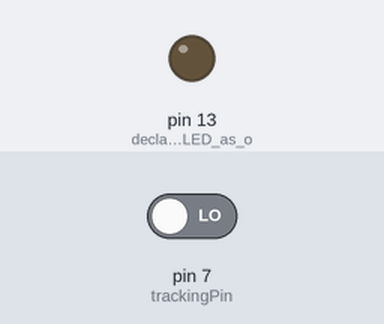
A sketch run on a simulated Arduino Uno, built with avr-gcc and run on an emulated ATmega328P. On the bench: output pins drawn as LEDs (lit = HIGH). Inputs (shaded band) come from the test bench; at power-on: pin 7 (trackingPin) LOW.

Above: at 1.2 s.
1.3 s: pin 7 (trackingPin) driven HIGH
At 1.8 s:
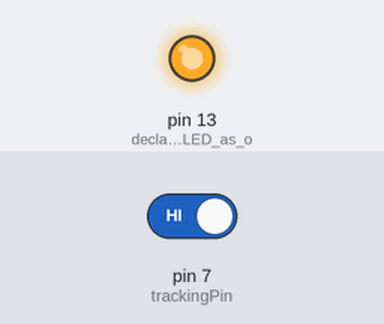
2.8 s: pin 7 (trackingPin) driven LOW
At 4.2 s:
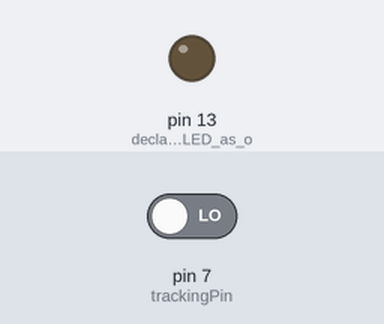
Timing chart, 0 to 5.8 s (numbered marks = the images above; inputs shaded):
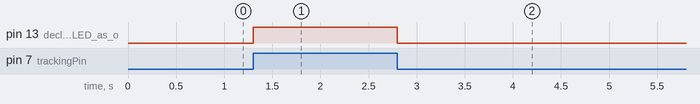

Measured:
- after the input at 1.3 s, pin 13 (declare_on-board_LED_as_o): LOW → HIGH at once
- after the input at 2.8 s, pin 13 (declare_on-board_LED_as_o): HIGH → LOW at once

The sketch:

TrackingSensor.ino
```cpp
const int trackingPin = 7;

void setup() {
  pinMode(LED_BUILTIN, OUTPUT); //declare on-board LED as output
  pinMode(trackingPin, INPUT); //declare tracking pin as input
}

void loop() {
//Led should be on while its on the black surface and off when it isnt
//Signal is High if on black surface
boolean val = digitalRead(trackingPin); //read value of tracking pin
  if(val==HIGH) //if on the black surface
    {
      digitalWrite(LED_BUILTIN, HIGH); //Led is on
    }
  else
    {
      digitalWrite(LED_BUILTIN, LOW); //Led is off
    }
}
```
